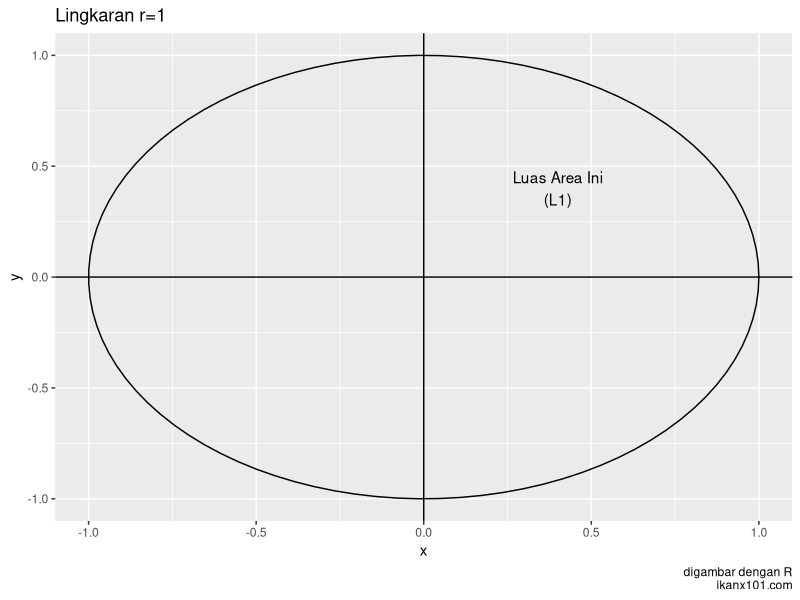
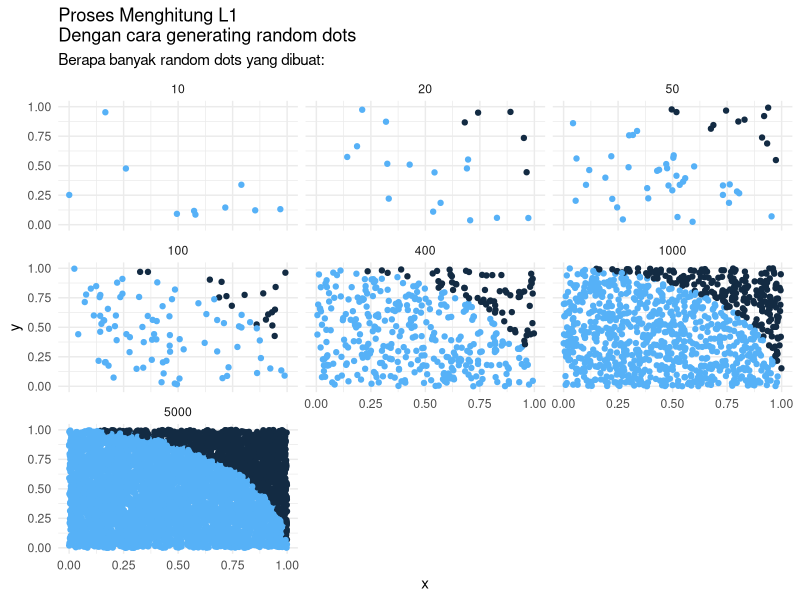
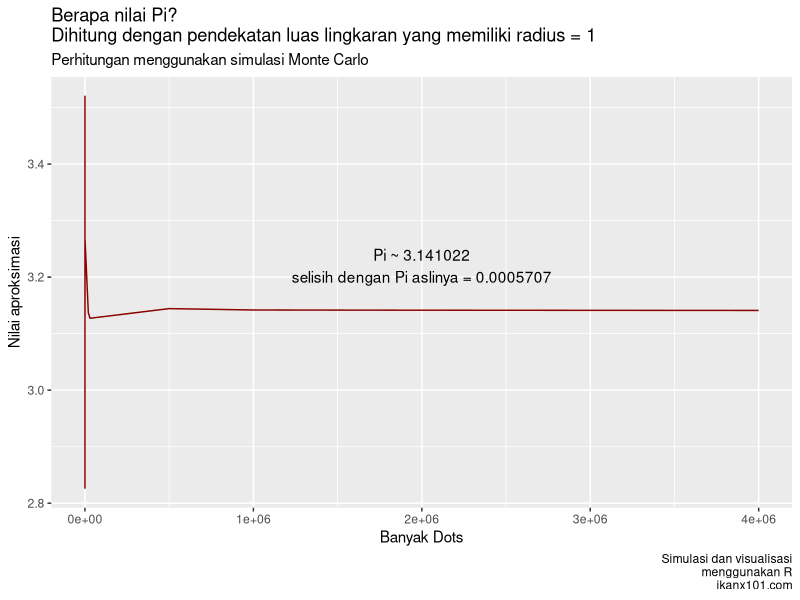

R code for these plots, in order:
## ---- chunk 1
knitr::opts_chunk$set(echo = TRUE)
setwd("~/Documents/ikanx101/_posts/Monte Carlo/Hitung Pi")
library(dplyr)
library(ggplot2)

rm(list=ls())
set.seed(10104074)
## ---- chunk 2
# gambar lingkaran
xc = 0
yc = 0
r = 1
ggplot() + annotate("path",
   x=xc+r*cos(seq(0,2*pi,length.out=100)),
   y=yc+r*sin(seq(0,2*pi,length.out=100))) +
   labs(title = "Lingkaran r=1",
        caption = "digambar dengan R\nikanx101.com") +
   annotate("text",
            x = .4,
            y = .4,
            label = "Luas Area Ini\n(L1)") +
  geom_vline(xintercept = 0) +
  geom_hline(yintercept = 0)
## ---- chunk 3
rm(list=ls())
# bikin fungsi utk generate data
  # lalu kita rbind
generate_sim = function(n){
  data = data.frame(
  x = runif(n),
  y = runif(n),
  iterasi = n
  ) %>%
  mutate(penanda = ifelse(x^2 + y^2 <= 1, 1, 0)) %>% distinct()
  return(data)
}

# sekarang kita bikin datasetnya
n_sim = c(10,20,50,100,400,1000,5000)

# kita mulai iterasinya
i = 1
data_sim = generate_sim(n_sim[i])

for(i in 2:length(n_sim)){
  temp = generate_sim(n_sim[i])
  data_sim = rbind(data_sim,temp)
}

# yuk kita bikin dulu titiknya
data_sim %>%
    ggplot(aes(x = x, y = y)) +
    geom_point(aes(color = penanda)) +
    facet_wrap(~iterasi) +
    theme_minimal() +
    labs(x = "x",
         y = "y",
         title = "Proses Menghitung L1\nDengan cara generating random dots",
         subtitle = "Berapa banyak random dots yang dibuat:") +
         theme(legend.position = "none")
## ---- chunk 4
hitung_pi = function(n){
  x = runif(n)
  y = runif(n)
  data = data.frame(x,y)
  data =
    data %>%
    distinct() %>%
    mutate(jatuh = x^2 + y^2,
           ket = ifelse(jatuh <= 1, 1,0))
  return(4 * sum(data$ket)/length(data$ket))
}

## ---- chunk 5
# saatnya simulasi
simulasi = data.frame(
  n = c(10,20,50,75,100,400,600,20000,30000,500000,
        1000000,2000000,4000000),
  pi = 0
)

simulasi$pi = sapply(simulasi$n,hitung_pi)
simulasi$beda = pi - simulasi$pi

simulasi %>%
    ggplot(aes(x = n,
               y = pi)) +
    geom_line(color = "darkred") +
    labs(title = "Berapa nilai Pi?\nDihitung dengan pendekatan luas lingkaran yang memiliki radius = 1",
        subtitle = "Perhitungan menggunakan simulasi Monte Carlo",
        caption = "Simulasi dan visualisasi\nmenggunakan R\nikanx101.com",
        x = "Banyak Dots",
        y = "Nilai aproksimasi") +
        annotate("text",
                 x = 2000000, 
                 y = 3.22, 
                 label = paste0("Pi ~ ",simulasi$pi[length(simulasi$n)],
                                "\nselisih dengan Pi aslinya = ",round(simulasi$beda[length(simulasi$n)],7))
                 )

